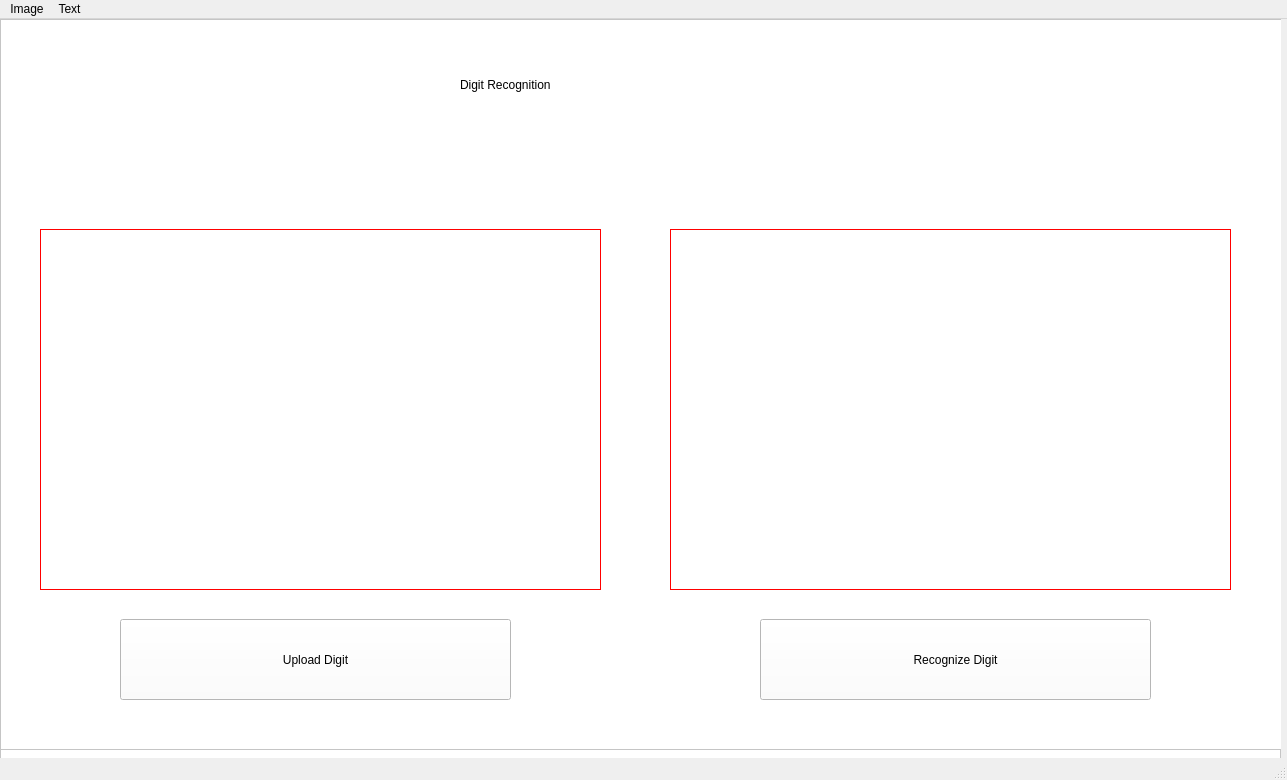
<?xml version="1.0" encoding="UTF-8"?>
<ui version="4.0">
 <class>MainWindow</class>
 <widget class="QMainWindow" name="MainWindow">
  <property name="geometry">
   <rect>
    <x>0</x>
    <y>0</y>
    <width>1287</width>
    <height>780</height>
   </rect>
  </property>
  <property name="windowTitle">
   <string>MainWindow</string>
  </property>
  <widget class="QWidget" name="centralwidget">
   <widget class="QLabel" name="label">
    <property name="geometry">
     <rect>
      <x>260</x>
      <y>50</y>
      <width>691</width>
      <height>61</height>
     </rect>
    </property>
    <property name="styleSheet">
     <string notr="true">font: 18pt &quot;MS Shell Dlg 2&quot;;</string>
    </property>
    <property name="text">
     <string>Welcome to Machine Learning Applications</string>
    </property>
   </widget>
   <widget class="QFrame" name="frame">
    <property name="geometry">
     <rect>
      <x>0</x>
      <y>0</y>
      <width>1281</width>
      <height>741</height>
     </rect>
    </property>
    <property name="styleSheet">
     <string notr="true">background-color: rgb(255, 255, 255);</string>
    </property>
    <property name="frameShape">
     <enum>QFrame::StyledPanel</enum>
    </property>
    <property name="frameShadow">
     <enum>QFrame::Raised</enum>
    </property>
    <widget class="QLabel" name="label_2">
     <property name="geometry">
      <rect>
       <x>490</x>
       <y>20</y>
       <width>421</width>
       <height>61</height>
      </rect>
     </property>
     <property name="styleSheet">
      <string notr="true">font: 20pt &quot;MS Shell Dlg 2&quot;;</string>
     </property>
     <property name="text">
      <string>Face Detection</string>
     </property>
    </widget>
    <widget class="QLabel" name="label_3">
     <property name="geometry">
      <rect>
       <x>90</x>
       <y>190</y>
       <width>521</width>
       <height>351</height>
      </rect>
     </property>
     <property name="styleSheet">
      <string notr="true">border: 1px solid rgb(0, 85, 255)</string>
     </property>
     <property name="text">
      <string/>
     </property>
    </widget>
    <widget class="QLabel" name="label_4">
     <property name="geometry">
      <rect>
       <x>700</x>
       <y>190</y>
       <width>521</width>
       <height>351</height>
      </rect>
     </property>
     <property name="styleSheet">
      <string notr="true">border: 1px solid rgb(0, 85, 255)</string>
     </property>
     <property name="text">
      <string/>
     </property>
    </widget>
    <widget class="QPushButton" name="pushButton">
     <property name="geometry">
      <rect>
       <x>170</x>
       <y>580</y>
       <width>361</width>
       <height>91</height>
      </rect>
     </property>
     <property name="styleSheet">
      <string notr="true">font: 20pt &quot;MS Shell Dlg 2&quot;;</string>
     </property>
     <property name="text">
      <string>Upload Image</string>
     </property>
    </widget>
    <widget class="QPushButton" name="pushButton_2">
     <property name="geometry">
      <rect>
       <x>790</x>
       <y>580</y>
       <width>361</width>
       <height>91</height>
      </rect>
     </property>
     <property name="styleSheet">
      <string notr="true">font: 20pt &quot;MS Shell Dlg 2&quot;;</string>
     </property>
     <property name="text">
      <string>Detect Faces</string>
     </property>
    </widget>
    <widget class="QFrame" name="frame_2">
     <property name="geometry">
      <rect>
       <x>0</x>
       <y>0</y>
       <width>1281</width>
       <height>751</height>
      </rect>
     </property>
     <property name="frameShape">
      <enum>QFrame::StyledPanel</enum>
     </property>
     <property name="frameShadow">
      <enum>QFrame::Raised</enum>
     </property>
     <widget class="QPushButton" name="pushButton_3">
      <property name="geometry">
       <rect>
        <x>110</x>
        <y>90</y>
        <width>381</width>
        <height>91</height>
       </rect>
      </property>
      <property name="styleSheet">
       <string notr="true">font: 16pt &quot;MS Shell Dlg 2&quot;;</string>
      </property>
      <property name="text">
       <string>Live Face Detection</string>
      </property>
     </widget>
     <widget class="QPushButton" name="pushButton_4">
      <property name="geometry">
       <rect>
        <x>730</x>
        <y>90</y>
        <width>381</width>
        <height>91</height>
       </rect>
      </property>
      <property name="styleSheet">
       <string notr="true">font: 16pt &quot;MS Shell Dlg 2&quot;;</string>
      </property>
      <property name="text">
       <string>Number Plate Detection</string>
      </property>
     </widget>
     <widget class="QPushButton" name="pushButton_5">
      <property name="geometry">
       <rect>
        <x>110</x>
        <y>280</y>
        <width>381</width>
        <height>91</height>
       </rect>
      </property>
      <property name="styleSheet">
       <string notr="true">font: 16pt &quot;MS Shell Dlg 2&quot;;</string>
      </property>
      <property name="text">
       <string>Pedestarian Detection</string>
      </property>
     </widget>
     <widget class="QPushButton" name="pushButton_6">
      <property name="geometry">
       <rect>
        <x>730</x>
        <y>270</y>
        <width>381</width>
        <height>91</height>
       </rect>
      </property>
      <property name="styleSheet">
       <string notr="true">font: 16pt &quot;MS Shell Dlg 2&quot;;</string>
      </property>
      <property name="text">
       <string>Other Objects Detection</string>
      </property>
     </widget>
     <widget class="QFrame" name="frame_3">
      <property name="geometry">
       <rect>
        <x>0</x>
        <y>0</y>
        <width>1291</width>
        <height>731</height>
       </rect>
      </property>
      <property name="frameShape">
       <enum>QFrame::StyledPanel</enum>
      </property>
      <property name="frameShadow">
       <enum>QFrame::Raised</enum>
      </property>
      <widget class="QLabel" name="label_5">
       <property name="geometry">
        <rect>
         <x>460</x>
         <y>30</y>
         <width>321</width>
         <height>71</height>
        </rect>
       </property>
       <property name="styleSheet">
        <string notr="true">font: 20pt &quot;MS Shell Dlg 2&quot;;</string>
       </property>
       <property name="text">
        <string>Digit Recognition</string>
       </property>
      </widget>
      <widget class="QLabel" name="label_6">
       <property name="geometry">
        <rect>
         <x>40</x>
         <y>210</y>
         <width>561</width>
         <height>361</height>
        </rect>
       </property>
       <property name="styleSheet">
        <string notr="true">border: 1px solid red</string>
       </property>
       <property name="text">
        <string/>
       </property>
      </widget>
      <widget class="QLabel" name="label_7">
       <property name="geometry">
        <rect>
         <x>670</x>
         <y>210</y>
         <width>561</width>
         <height>361</height>
        </rect>
       </property>
       <property name="styleSheet">
        <string notr="true">border: 1px solid red</string>
       </property>
       <property name="text">
        <string/>
       </property>
      </widget>
      <widget class="QPushButton" name="pushButton_7">
       <property name="geometry">
        <rect>
         <x>120</x>
         <y>600</y>
         <width>391</width>
         <height>81</height>
        </rect>
       </property>
       <property name="styleSheet">
        <string notr="true">font: 20pt &quot;MS Shell Dlg 2&quot;;</string>
       </property>
       <property name="text">
        <string>Upload Digit</string>
       </property>
      </widget>
      <widget class="QPushButton" name="pushButton_8">
       <property name="geometry">
        <rect>
         <x>760</x>
         <y>600</y>
         <width>391</width>
         <height>81</height>
        </rect>
       </property>
       <property name="styleSheet">
        <string notr="true">font: 20pt &quot;MS Shell Dlg 2&quot;;</string>
       </property>
       <property name="text">
        <string>Recognize Digit</string>
       </property>
      </widget>
     </widget>
    </widget>
   </widget>
  </widget>
  <widget class="QMenuBar" name="menubar">
   <property name="geometry">
    <rect>
     <x>0</x>
     <y>0</y>
     <width>1287</width>
     <height>31</height>
    </rect>
   </property>
   <widget class="QMenu" name="menuOptions">
    <property name="title">
     <string>Image</string>
    </property>
    <addaction name="actionFace_Detection"/>
    <addaction name="actionObject_Detection"/>
    <addaction name="actionDigit_Recognition"/>
   </widget>
   <widget class="QMenu" name="menuText">
    <property name="title">
     <string>Text</string>
    </property>
    <addaction name="actionText_Summarizer"/>
    <addaction name="actionSenitment_Analysis"/>
    <addaction name="actionText_Classification"/>
   </widget>
   <addaction name="menuOptions"/>
   <addaction name="menuText"/>
  </widget>
  <widget class="QStatusBar" name="statusbar"/>
  <action name="actionFace_Detection">
   <property name="text">
    <string>Face Detection</string>
   </property>
  </action>
  <action name="actionObject_Detection">
   <property name="text">
    <string>Object Detection</string>
   </property>
  </action>
  <action name="actionDigit_Recognition">
   <property name="text">
    <string>Digit Recognition</string>
   </property>
  </action>
  <action name="actionText_Summarizer">
   <property name="text">
    <string>Text Summarizer</string>
   </property>
  </action>
  <action name="actionSenitment_Analysis">
   <property name="text">
    <string>Senitment Analysis</string>
   </property>
  </action>
  <action name="actionText_Classification">
   <property name="text">
    <string>Text Classification</string>
   </property>
  </action>
 </widget>
 <resources/>
 <connections/>
</ui>
